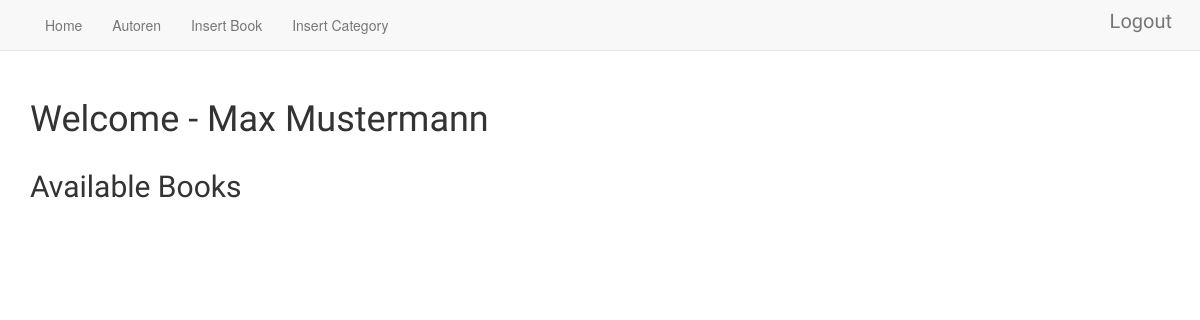
The app's page /home.php (signed in), older data.
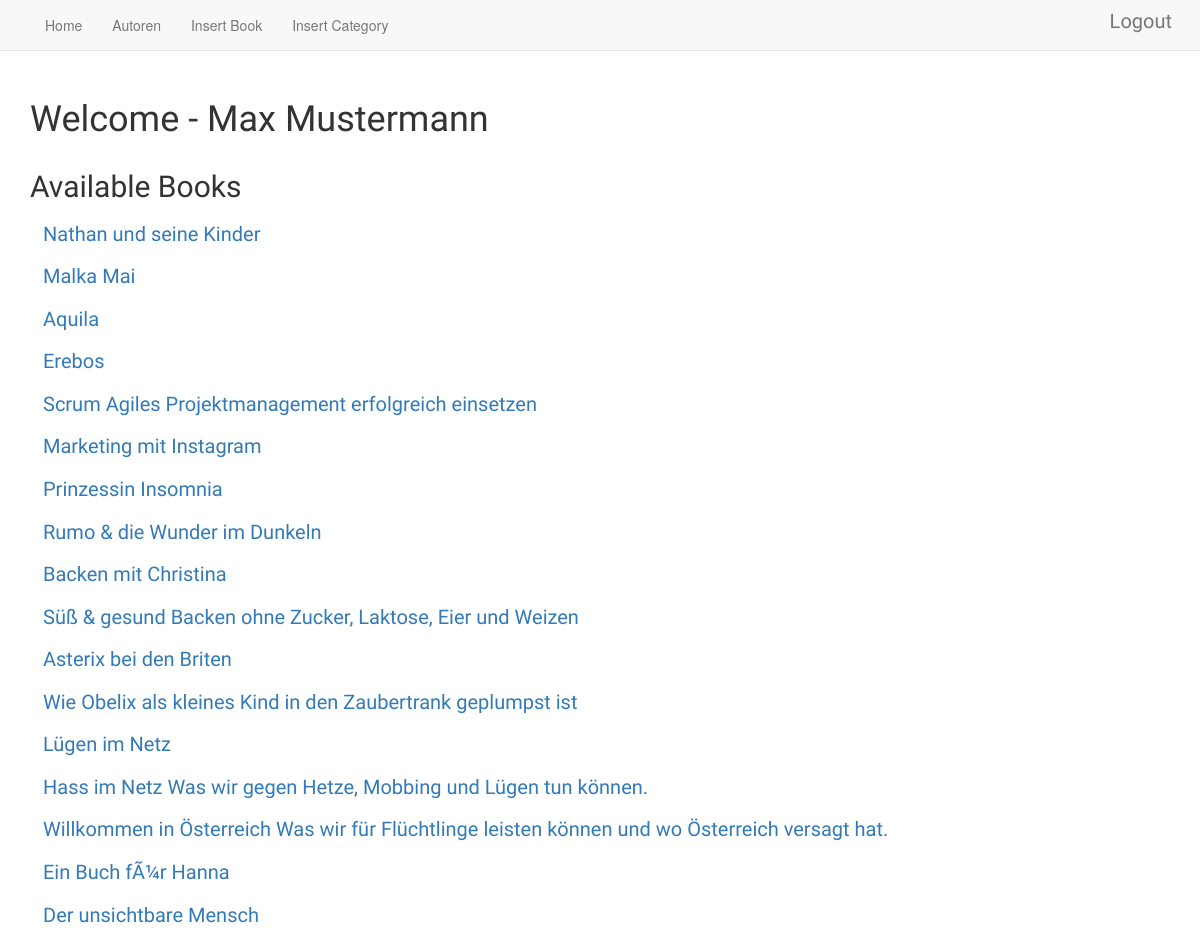
The same page, newer data.
### tables this page shows
CREATE TABLE `Book` (
  `bookid` int(11) NOT NULL,
  `booktitle` varchar(100) DEFAULT NULL,
  `authorid` int(11) NOT NULL,
  `isbn` varchar(100) DEFAULT NULL,
  `shortdescription` text,
  `binding` varchar(100) DEFAULT NULL,
  `pages` int(11) DEFAULT NULL,
  `releasedate` date DEFAULT NULL,
  `languageBook` varchar(100) DEFAULT NULL,
  `publisher` varchar(100) DEFAULT NULL,
  `weight` int(11) DEFAULT NULL,
  `categoryid` int(11) NOT NULL,
  `imageLink` text,
  `status` varchar(100) DEFAULT NULL
);

### home.php (the view, shortened to what this page needs)
<?php
 require_once 'dbconnect.php';
 $res=mysqli_query($conn, "SELECT * FROM users WHERE userId=".$_SESSION['user']);
 $userRow=mysqli_fetch_array($res, MYSQLI_ASSOC);
?>
<!DOCTYPE html>
<html>
<head>
<link rel="stylesheet" href="https://maxcdn.bootstrapcdn.com/bootstrap/3.3.7/css/bootstrap.min.css">
</head>
<body>
  <?php
  include"navbar.php";
   ?>
  <div class="container maincontainer">
  <div class="row">
    <div class="col-lg-12 col-md-12 col-sm-12 col-xs-12 col-xl-12">
      <h1>Welcome - <?php echo $userRow['firstname'] ." " . $userRow['lastname']; ?></h1>
    </div>
  </div>
  <div class="row">
    <div class="col-lg-12 col-md-12 col-sm-12 col-xs-12 col-xl-12">
      <h2>Available Books</h2>
    </div>
  </div>
  <?php
    $sqlquerry = "SELECT bookid,booktitle FROM Book";
    $res=mysqli_query($conn, $sqlquerry);
    $row = mysqli_fetch_array($res, MYSQLI_ASSOC);
    while(!is_null($row)){
      echo "<div class=\"row\">";
      echo "<div class=\"col-lg-12 col-md-12 col-sm-12 col-xs-12 col-xl-12\">";
      echo createForm($row['bookid'],$row['booktitle']);
      echo "</div>";
      echo "</div>";
      $row=mysqli_fetch_array($res, MYSQLI_ASSOC);
    }
    function createForm($bookId,$bookTitle){
    $tag = "<form action=\"book.php\" method=\"post\">";
    $tag .= "<button class=\"btn btn-link\" type=\"submit\" name=\"bookid\" value=\"".$bookId."\">".$bookTitle."</button>";
    $tag .= "</form>";
    return $tag;
    }
  ?>
  </div>
</body>
</html>

Row changes from the older to the newer data that the page shows:
added book: $bookId 1 (drawn), booktitle "Nathan und seine Kinder"
added book: $bookId 2 (drawn), booktitle "Malka Mai"
added book: $bookId 3 (drawn), booktitle "Aquila"
added book: $bookId 4 (drawn), booktitle "Erebos"
added book: $bookId 5 (drawn), booktitle "Scrum Agiles Projektmanagement erfolgreich einsetzen"
added book: $bookId 6 (drawn), booktitle "Marketing mit Instagram"
added book: $bookId 7 (drawn), booktitle "Prinzessin Insomnia"
added book: $bookId 8 (drawn), booktitle "Rumo & die Wunder im Dunkeln"
added book: $bookId 9 (drawn), booktitle "Backen mit Christina"
added book: $bookId 10 (drawn), booktitle "Süß & gesund Backen ohne Zucker, Laktose, Eier und Weizen"
added book: $bookId 13 (drawn), booktitle "Asterix bei den Briten"
added book: $bookId 14 (drawn), booktitle "Wie Obelix als kleines Kind in den Zaubertrank geplumpst ist"
added book: $bookId 15 (drawn), booktitle "Lügen im Netz"
added book: $bookId 16 (drawn), booktitle "Hass im Netz Was wir gegen Hetze, Mobbing und Lügen tun können."
added book: $bookId 17 (drawn), booktitle "Willkommen in Österreich Was wir für Flüchtlinge leisten können und wo Österreich versagt hat."
added book: $bookId 24 (drawn), booktitle "Ein Buch fÃ¼r Hanna"
added book: $bookId 25 (drawn), booktitle "Der unsichtbare Mensch"
